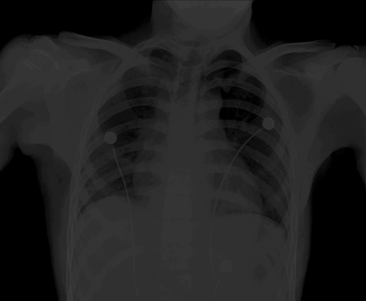
#> input picture Lab2/files/chest-xray.tif, 366 x 301 px, shrunk from 600 x 494 before the run
$ python Lab23.py
#> lines starting #> are read from the running program, lines starting #| are printed output that depends on the picture
import numpy as np
import matplotlib.pyplot as plt
from PIL import Image
import os

def ensure_output_dir(folder="transformed"):
    if not os.path.exists(folder):
        os.makedirs(folder)
    return folder

def plot_histograms(original, transformed, title_prefix):
    plt.figure(figsize=(12, 4))
    plt.subplot(1, 2, 1)
    plt.hist(original.flatten(), bins=256, range=[0, 255], color='gray')
    plt.title(f"{title_prefix} – Histogram przed")

    plt.subplot(1, 2, 2)
    plt.hist(transformed.flatten(), bins=256, range=[0, 255], color='gray')
    plt.title(f"{title_prefix} – Histogram po")
    plt.tight_layout()
    plt.show()

def show_image_comparison(original, transformed, title_prefix):
    plt.figure(figsize=(10, 5))
    plt.subplot(1, 2, 1)
    plt.imshow(original, cmap="gray")
    plt.title(f"{title_prefix} – Oryginalny")
    plt.axis("off")

    plt.subplot(1, 2, 2)
    plt.imshow(transformed, cmap="gray")
    plt.title(f"{title_prefix} – Po wyrównaniu")
    plt.axis("off")

    plt.tight_layout()
    plt.show()

def equalize_histogram(img_array):
    hist, bins = np.histogram(img_array.flatten(), bins=256, range=[0, 256])
    cdf = hist.cumsum()
    cdf_masked = np.ma.masked_equal(cdf, 0)
    cdf_min = cdf_masked.min()
    cdf_max = cdf_masked.max()
    cdf_scaled = (cdf_masked - cdf_min) * 255 / (cdf_max - cdf_min)
    cdf_scaled = np.ma.filled(cdf_scaled, 0).astype(np.uint8)
    result = cdf_scaled[img_array]
    return result

if __name__ == "__main__":
    files_dir = "files"
    output_dir = ensure_output_dir("transformed")

    images = [
        "chest-xray.tif",
        "pollen-dark.tif",
        "pollen-ligt.tif",
        "pollen-lowcontrast.tif",
        "pout.tif",
        "spectrum.tif"
    ]

    for filename in images:
        path = os.path.join(files_dir, filename)
        img = Image.open(path).convert("L")
#> img is the input picture: PIL image 366x301 L; min 0, max 60, mean 31.7
        arr = np.array(img)

        equalized = equalize_histogram(arr)
#> in equalize_histogram, `hist, bins = np.histogram(img_array.flatten(), bins=256, range=[0, 256])`: hist = 256 values, max 23756 at index 0, min 0 at index 61, mean 430.3; bins = 257 values from 0 to 256
#> in equalize_histogram, `cdf = hist.cumsum()`: cdf = 256 values from 23756 to 110166
#> in equalize_histogram, `cdf_min = cdf_masked.min()`: cdf_min = 23756
#> in equalize_histogram, `cdf_max = cdf_masked.max()`: cdf_max = 110166
#> in equalize_histogram, `cdf_scaled = np.ma.filled(cdf_scaled, 0).astype(np.uint8)`: cdf_scaled = 256 values from 0 to 255
#> in equalize_histogram, `result = cdf_scaled[img_array]`:
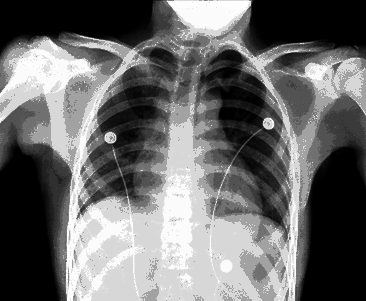
#> result: shape (301, 366); min 0, max 255, mean 107.9

        # Zapisz do pliku
        output_name = filename.replace(".tif", "_equalized.tif")
        Image.fromarray(equalized).save(os.path.join(output_dir, output_name))

        # Pokaż obrazy oryginalny vs po przekształceniu
        show_image_comparison(arr, equalized, title_prefix=filename)
#> in show_image_comparison, `plt.show()`:
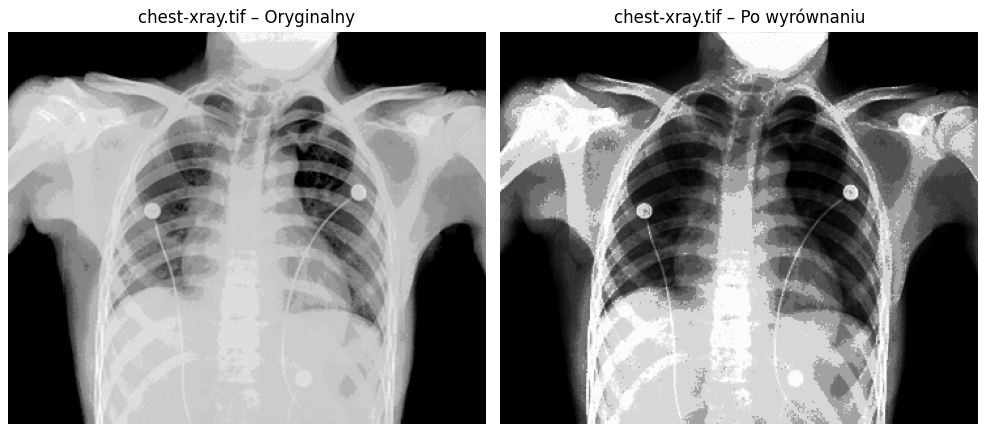
#> figure drawn by matplotlib, 2 panels

        # Pokaż histogramy
        plot_histograms(arr, equalized, title_prefix=filename)
#> in plot_histograms, `plt.show()`:
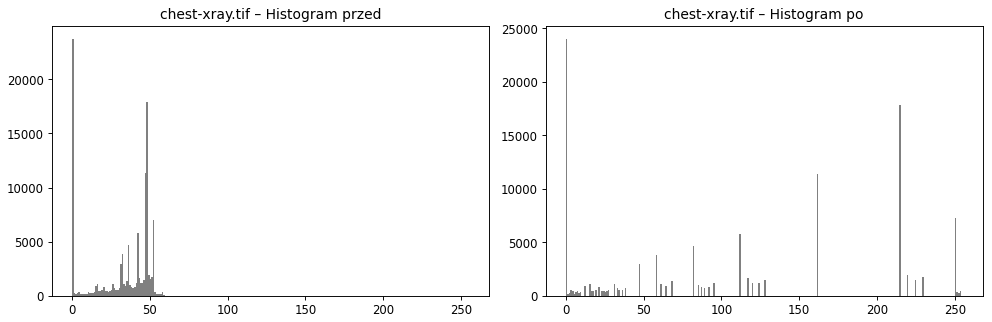
#> figure drawn by matplotlib, 2 panels; panel 1: tallest bar 23756 high, from x = 0 to 0.996; panel 2: tallest bar 24026 high, from x = 0 to 0.996
#> pass 2 of the loop `for filename in images:`:
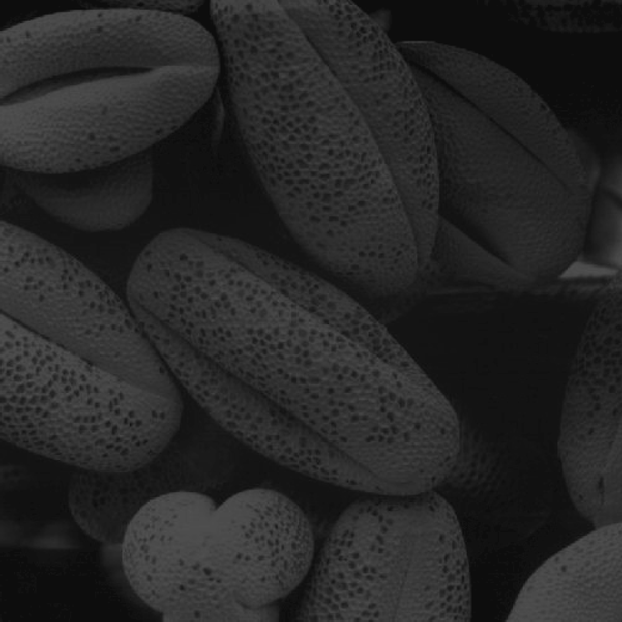
#> input picture Lab2/files/pollen-dark.tif, 622 x 622 px, shrunk from 1021 x 1021 before the run
#> img is the input picture: PIL image 622x622 L; min 10, max 83, mean 38.8
#> hist = 256 values, max 24782 at index 13, min 0 at index 0, mean 1511.3
#> cdf = 256 values from 0 to 386884
#> cdf_min = 1
#> cdf_max = 386884
#> in equalize_histogram (call 2), `result = cdf_scaled[img_array]`:
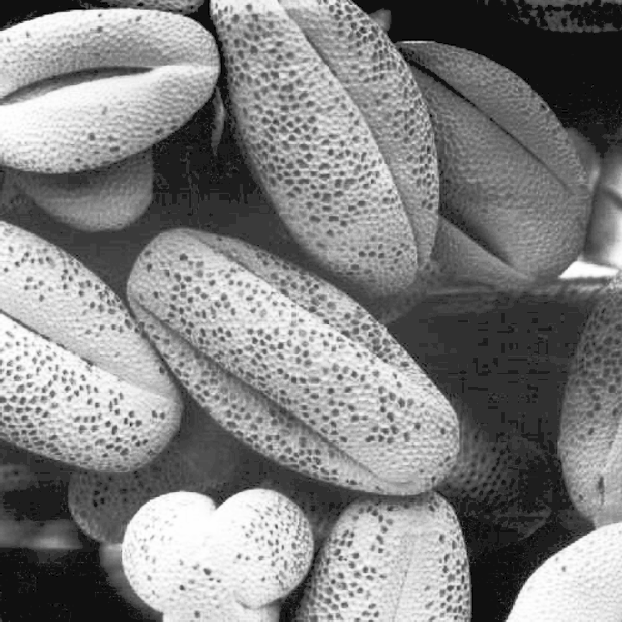
#> result: shape (622, 622); min 0, max 255, mean 129.9
#> in plot_histograms (call 2), `plt.show()`:
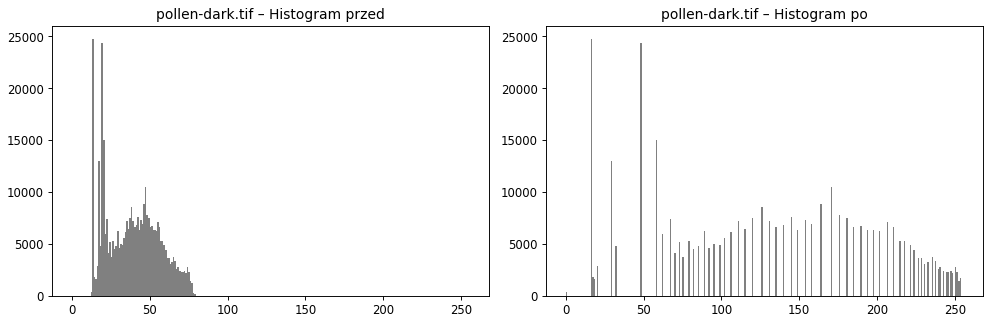
#> figure drawn by matplotlib, 2 panels; panel 1: tallest bar 24782 high, from x = 12.95 to 13.95; panel 2: tallest bar 24782 high, from x = 15.94 to 16.93
#> pass 3 of the loop `for filename in images:`:
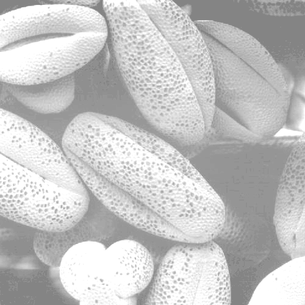
#> input picture Lab2/files/pollen-ligt.tif, 305 x 305 px, shrunk from 500 x 500 before the run
#> img is the input picture: PIL image 305x305 L; min 125, max 255, mean 196.3
#> hist = 256 values, max 8240 at index 255, min 0 at index 0, mean 363.4
#> cdf = 256 values from 0 to 93025
#> cdf_max = 93025
#> in equalize_histogram (call 3), `result = cdf_scaled[img_array]`:
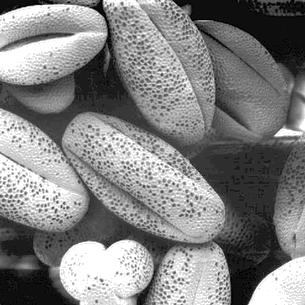
#> result: shape (305, 305); min 0, max 255, mean 129.4
#> in plot_histograms (call 3), `plt.show()`:
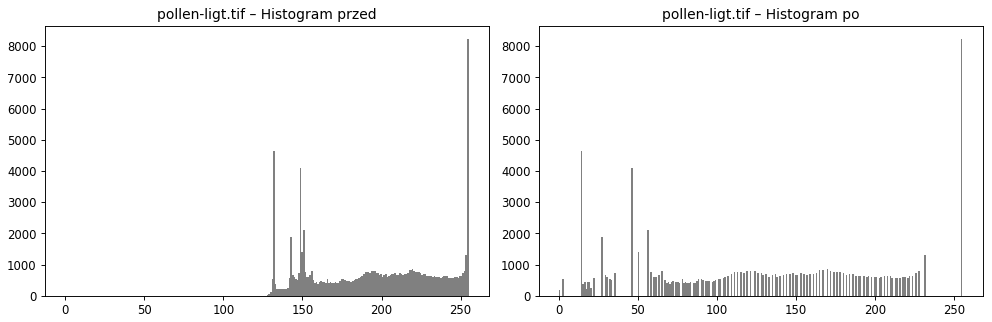
#> figure drawn by matplotlib, 2 panels; panel 1: tallest bar 8240 high, from x = 254 to 255; panel 2: tallest bar 8240 high, from x = 254 to 255
#> the loop made 6 passes; the first 3 are shown
